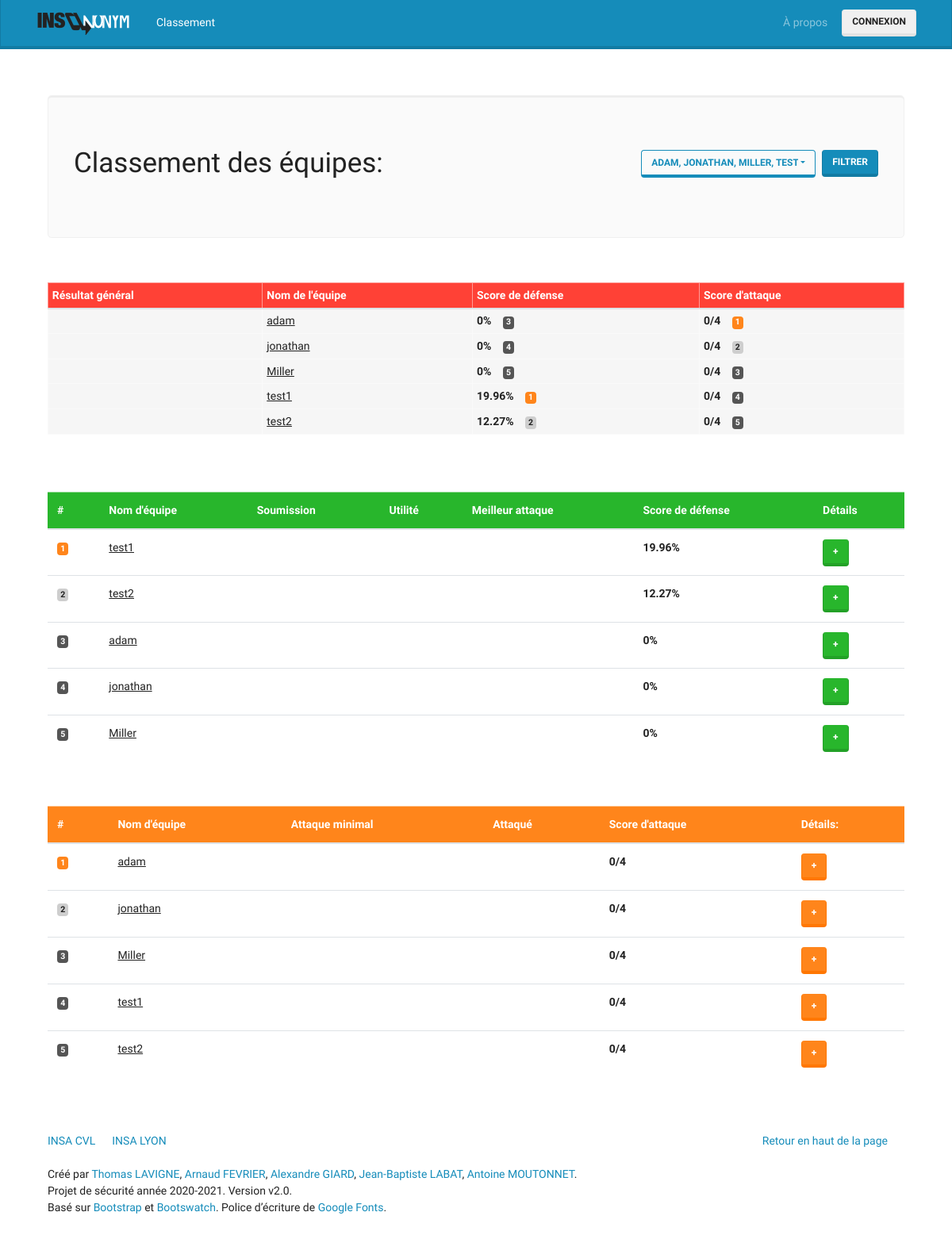
Screenshot of /page/classement with the database file from the repository.
### tables this page shows
CREATE TABLE "user" (
	"id"	INTEGER NOT NULL UNIQUE,
	"username"	TEXT NOT NULL UNIQUE,
	"password"	TEXT NOT NULL,
	"salt"	TEXT NOT NULL,
	"team"	TEXT NOT NULL UNIQUE,
	PRIMARY KEY("id" AUTOINCREMENT)
);

### controllers/controller_page.php (called while the page is built, shortened)
<?php
function index_of_element($array, $element){
    foreach($array as $key=>$value){
      if ($value[0]->id == $element->id){
        return $key+1;
      }
    }
}
class PagesController
{
	public function classement()
	{
        $users = new User();
        $users_all = $users->getAllUsers();
		$users = $users->getAllUsers();
        $rank_general = array();
        $rank_by_defense = array();
        $rank_by_attack = array();
        foreach ($users as $user){
            $rank_by_defense[] = array($user, $user->getDefenseScore());
            $rank_by_attack[] = array($user, $user->getAttackScore());
        }
        usort($rank_by_defense, "cmp");
        usort($rank_by_attack, "cmp");
        foreach ($users as $user){
            $rank_general[] = array($user, index_of_element($rank_by_defense, $user), index_of_element($rank_by_attack, $user));
        }
        $rank_by_defense_start = 1;
        $rank_by_attack_start = 1;
		require_once('views/page/classement.php');
	}
}

### index.php (called while the page is built, shortened)
<?php
require_once('routes/router.php');

### models/user.php (called while the page is built, shortened)
<?php
class User
{
    public $id;
    public function __construct(
        $id = false,
        $username = false,
        $team = false
    ) {
        if ($id === false) return;
        $this->id = $id;
        $this->team = $team;
    }
    public function getUserByUsername($username)
    {
        global $con;
        $req = $con->query("SELECT id,username,team FROM user where username='$username' limit 1");
        if($req){
            $result = $req->fetch();
            return new User($result['id'],$result['username'],$result['team']);
        } else {
            return false;
        }
    }
	public function getAllUsers(){
		global $con;
        $list = array();
        $usernames = $con->query("SELECT username FROM user_view WHERE id NOT IN admin");
        foreach ($usernames as $username)
            $list[] = $this->getUserByUsername($username['username']);
        return $list;
	}
    public function getDefenseScore()
	{
        $scores = $this->getDetailedDefenseScore();
        $max_score = [0];
        foreach ($scores as $score)
            $max_score[] = $score['score'];
        return max($max_score);
	}
    public function getDetailedDefenseScore()
	{
        global $con;
        $list = array();
        $submissions = $con->query("SELECT SubmissionId, name, utility,IFNULL(
                                    (
                                        SELECT max(score)
                                        from attack_naive_view
                                        where IdDefencer='$this->id' and IdAnonymisation=SubmissionId)
                                    , 0.0
                                    ) as best_attack,
                                    (
                                        SELECT IdAttacker
                                        from attack_naive_view
                                        where IdDefencer='$this->id' and IdAnonymisation=SubmissionId
                                        order by score
                                        desc
                                    ) as best_attack_team, IFNULL(
                                    (
                                        SELECT (1-max(score))
                                        from attack_naive_view
                                        where IdDefencer='$this->id' and IdAnonymisation=SubmissionId)
                                    , 1.0
                                    ) * utility as score
                                from anonymisation_view where UserId='$this->id' and IsPublished=1");
        foreach ($submissions as $submission)
            $list[] = $submission;
        return $list;
	}
    public function getAttackScore()
	{
        $scores = $this->getDetailedAttackScore();
        $sum_score = [0];
        foreach ($scores as $score)
            $sum_score[] = $score['result'];
        return array_sum($sum_score);
	}
    public function getDetailedAttackScore()
	{
        global $con;
        $list = array();
        $submissions = $con->query("select UserId, SubmissionId, name, min(score) as result from (
                                        select SubmissionId,name,UserId, (
                                            select max(score) FROM (select 0.0 as score union SELECT score FROM attack_view where IdAnonymisation=SubmissionId and IdAttacker='$this->id')
                                            ) as score
                                        from anonymisation_view
                                        where IsPublished=1 and UserId!='$this->id'
                                    ) group by UserId
                                    ");
        foreach ($submissions as $submission)
            $list[] = $submission;
        return $list;
	}
}

### views/page/classement.php (the view, shortened to what this page needs)
<?php
    function printedRank($rank) {
      switch ($rank) {
            case 1:
                return '<span class="badge badge-warning">'.$rank.'</span>';
                break;
            case 2:
                return '<span class="badge badge-secondary" style="background-color: #cecece;">'.$rank.'</span>';
                break;
            default:
               return '<span class="badge badge-dark">'.$rank.'</span>';
        }
    }
?>
<div class=container>
<div class="jumbotron">
    <div class="row">
        <div class="col-md-6">
            <h1>Classement des équipes: </h1>
        </div>
        <div class="col-md-6">
                     <form class="form-inline float-right">
                         <div class="mr-sm-2">
                             <?php foreach($users_all as $user): ?>
                                <option value="<?=$user->id?>" <?=(!isset($list_id) || in_array(intval($user->id), $list_id))?'selected':''?>><?=$user->team?></option>
                             <?php endforeach ?>
                        </div>
                          <br><br>
                          <input class="btn btn-primary" type="submit" value="filtrer">
                    </form>
        </div>
    </div>
</div>
<div class="bs-docs-section">
        <div class="row">
          <div class="col-lg-12">
            <div class="bs-component">
              <table class="table table-sm table-bordered">
                <thead class="black">
                  <tr class="table-danger">
                    <th scope="col">Résultat général</th>
                    <th scope="col">Nom de l'équipe</th>
                    <th scope="col">Score de défense</th>
                    <th scope="col">Score d'attaque</th>
                  </tr>
                </thead>
                <tbody>
                    <?php foreach($rank_general as $user_rank): ?>
                        <tr class="table-light">
                            <th scope="row"></th>
                            <td><u><?=$user_rank[0]->team ?></u></td>
                            <td><strong><?=round($user_rank[0]->getDefenseScore()*100,2) ?>%</strong> <?=printedRank($user_rank[1])?></td>
                            <td><strong><?=round($user_rank[0]->getAttackScore(),4)?>/<?=count($user_rank[0]->getAllUsers())-1?></strong> <?=printedRank($user_rank[2])?></td>
                        </tr>
                      <?php endforeach ?>
                </tbody>
              </table>
          </div>
        </div>
      </div>
<div class="bs-docs-section">
    <table class="table">
      <thead class="table-success">
        <tr>
          <th scope="col">#</th>
          <th scope="col">Nom d'équipe</th>
          <th scope="col">Soumission</th>
          <th scope="col">Utilité</th>
          <th scope="col">Meilleur attaque</th>
          <th scope="col">Score de défense</th>
          <th scope="col">Détails</th>
        </tr>
      </thead>
      <tbody>
      <?php foreach($rank_by_defense as $tab): ?>
        <tr>
            <th scope="row"><?=printedRank($rank_by_defense_start++) ?></th>
            <td><u><?=$tab[0]->team ?></u> </td>
            <td></td>
            <td></td>
            <td></td>
            <td><strong><?=round($tab[1]*100, 2) ?>%</strong></td>
            <td><button data-toggle="collapse" data-target="#IDDefend<?=$tab[0]->team ?>" class="accordion-toggle btn btn-success">+</button></td>
        </tr>
      <?php endforeach ?>
      </tbody>
    </table>
</div>
    <div class="bs-docs-section">
    <table class="table">
      <thead class="table-warning">
        <tr>
          <th scope="col">#</th>
          <th scope="col">Nom d'équipe</th>
          <th scope="col">Attaque minimal</th>
          <th scope="col">Attaqué</th>
          <th scope="col">Score d'attaque</th>
          <th scope="col">Détails:</th>
        </tr>
      </thead>
      <tbody>
      <?php foreach($rank_by_attack as $tab): ?>
        <tr>
            <th scope="row"><?=printedRank($rank_by_attack_start++) ?></th>
            <td><u><?=$tab[0]->team ?></u> </td>
            <td></td>
            <td></td>
            <td><strong><?=round($tab[1], 4)?>/<?=count($user->getAllUsers())-1?></strong></td>
            <td> <button data-toggle="collapse" data-target="#IDAttack<?=$tab[0]->team ?>" class="accordion-toggle btn btn-warning">+</button></td>
      <?php endforeach ?>
      </tbody>
    </table>
</div>
</div>

### rows the page displays
user: team "adam"
user: team "jonathan"
user: team "Miller"
user: team "test1"
user: team "test2"

### other values shown
$user_rank[0]->getDefenseScore()*100 "0"
$rank "3"
$user_rank[0]->getAttackScore() "0"
count($user_rank[0]->getAllUsers())-1 "4"
$rank "1"
$rank "4"
$rank "2"
$rank "5 3"
$user_rank[0]->getDefenseScore()*100 "19.96"
$user_rank[0]->getDefenseScore()*100 "12.27"
$rank "5"
$tab[1]*100 "19.96"
$tab[1]*100 "12.27"
$tab[1]*100 "0"
$tab[1] "0"
